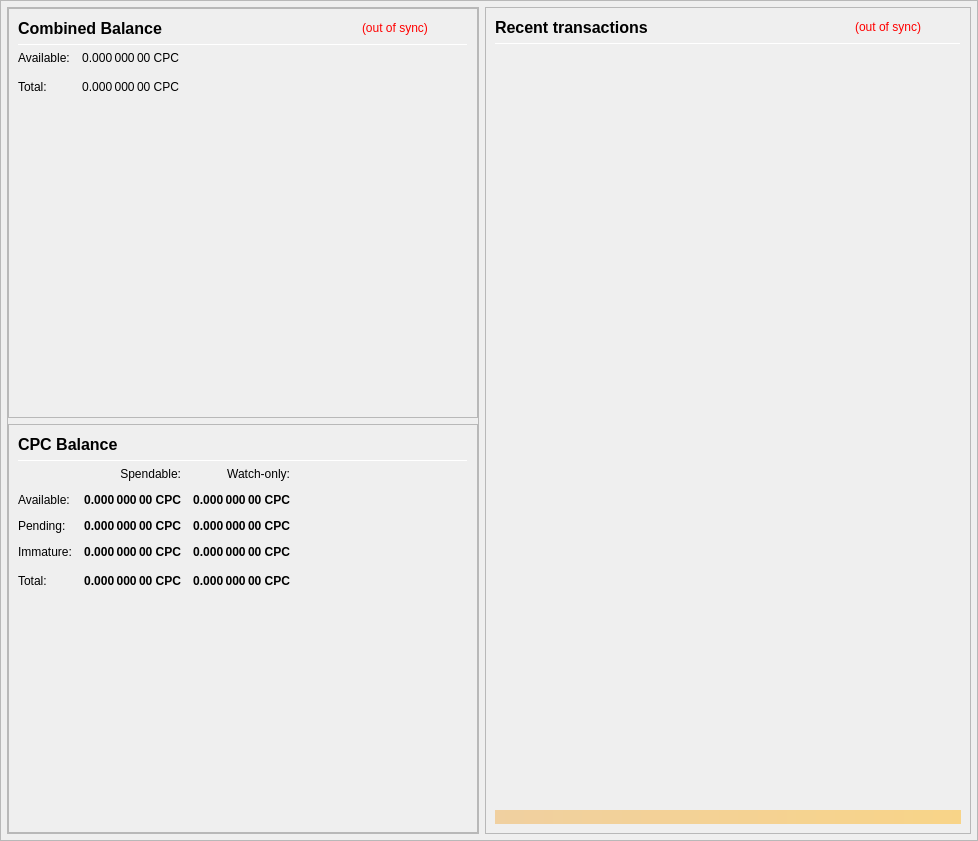
<?xml version="1.0" encoding="UTF-8"?>
<ui version="4.0">
 <class>OverviewPage</class>
 <widget class="QWidget" name="OverviewPage">
  <property name="geometry">
   <rect>
    <x>0</x>
    <y>0</y>
    <width>978</width>
    <height>841</height>
   </rect>
  </property>
  <property name="minimumSize">
   <size>
    <width>960</width>
    <height>682</height>
   </size>
  </property>
  <property name="windowTitle">
   <string>Form</string>
  </property>
  <property name="toolTip">
   <string/>
  </property>
  <layout class="QVBoxLayout" name="topLayout" stretch="1">
   <property name="leftMargin">
    <number>0</number>
   </property>
   <property name="topMargin">
    <number>0</number>
   </property>
   <property name="rightMargin">
    <number>0</number>
   </property>
   <property name="bottomMargin">
    <number>0</number>
   </property>
   <item>
    <widget class="QFrame" name="frame_BG">
     <property name="minimumSize">
      <size>
       <width>850</width>
       <height>610</height>
      </size>
     </property>
     <property name="maximumSize">
      <size>
       <width>16777215</width>
       <height>16777215</height>
      </size>
     </property>
     <property name="frameShape">
      <enum>QFrame::StyledPanel</enum>
     </property>
     <property name="frameShadow">
      <enum>QFrame::Raised</enum>
     </property>
     <layout class="QVBoxLayout" name="verticalLayout_3" stretch="1">
      <property name="leftMargin">
       <number>0</number>
      </property>
      <property name="topMargin">
       <number>0</number>
      </property>
      <property name="rightMargin">
       <number>0</number>
      </property>
      <property name="bottomMargin">
       <number>6</number>
      </property>
      <item>
       <layout class="QVBoxLayout" name="verticalLayout_Master" stretch="0,0">
        <property name="leftMargin">
         <number>0</number>
        </property>
        <property name="topMargin">
         <number>0</number>
        </property>
        <property name="rightMargin">
         <number>0</number>
        </property>
        <property name="bottomMargin">
         <number>0</number>
        </property>
        <item>
         <widget class="QFrame" name="frame_Header">
          <layout class="QVBoxLayout" name="verticalLayout_Header">
           <property name="leftMargin">
            <number>0</number>
           </property>
           <property name="topMargin">
            <number>0</number>
           </property>
           <property name="rightMargin">
            <number>0</number>
           </property>
           <property name="bottomMargin">
            <number>0</number>
           </property>
          </layout>
         </widget>
        </item>
        <item>
         <widget class="QFrame" name="frame_Content">
          <layout class="QVBoxLayout" name="verticalLayout_Content">
           <property name="leftMargin">
            <number>6</number>
           </property>
           <property name="topMargin">
            <number>0</number>
           </property>
           <property name="rightMargin">
            <number>6</number>
           </property>
           <property name="bottomMargin">
            <number>0</number>
           </property>
           <item>
            <layout class="QHBoxLayout" name="horizontalLayout_Content" stretch="0,1">
             <property name="spacing">
              <number>6</number>
             </property>
             <item>
              <layout class="QVBoxLayout" name="verticalLayout_left" stretch="1">
               <item>
                <widget class="QFrame" name="frameObfuscation">
                 <property name="minimumSize">
                  <size>
                   <width>0</width>
                   <height>0</height>
                  </size>
                 </property>
                 <property name="frameShape">
                  <enum>QFrame::StyledPanel</enum>
                 </property>
                 <property name="frameShadow">
                  <enum>QFrame::Raised</enum>
                 </property>
                 <layout class="QVBoxLayout" name="verticalLayout" stretch="0,0">
                  <property name="leftMargin">
                   <number>0</number>
                  </property>
                  <property name="topMargin">
                   <number>0</number>
                  </property>
                  <property name="rightMargin">
                   <number>0</number>
                  </property>
                  <property name="bottomMargin">
                   <number>0</number>
                  </property>
                  <item>
                   <widget class="QFrame" name="frame_CombinedBalances">
                    <property name="minimumSize">
                     <size>
                      <width>470</width>
                      <height>0</height>
                     </size>
                    </property>
                    <property name="frameShape">
                     <enum>QFrame::StyledPanel</enum>
                    </property>
                    <property name="frameShadow">
                     <enum>QFrame::Raised</enum>
                    </property>
                    <layout class="QVBoxLayout" name="verticalLayout_5">
                     <item>
                      <layout class="QHBoxLayout" name="horizontalLayout_5" stretch="0,0,0,0">
                       <item>
                        <widget class="QLabel" name="label_5z">
                         <property name="minimumSize">
                          <size>
                           <width>0</width>
                           <height>20</height>
                          </size>
                         </property>
                         <property name="font">
                          <font>
                           <pointsize>12</pointsize>
                           <weight>75</weight>
                           <bold>true</bold>
                          </font>
                         </property>
                         <property name="toolTip">
                          <string>Combined Balance (including unconfirmed and immature coins)</string>
                         </property>
                         <property name="text">
                          <string>Combined Balance</string>
                         </property>
                        </widget>
                       </item>
                       <item>
                        <spacer name="horizontalSpacer_1">
                         <property name="orientation">
                          <enum>Qt::Horizontal</enum>
                         </property>
                         <property name="sizeHint" stdset="0">
                          <size>
                           <width>40</width>
                           <height>20</height>
                          </size>
                         </property>
                        </spacer>
                       </item>
                       <item>
                        <widget class="QLabel" name="labelWalletStatus">
                         <property name="cursor">
                          <cursorShape>WhatsThisCursor</cursorShape>
                         </property>
                         <property name="toolTip">
                          <string>The displayed information may be out of date. Your wallet automatically synchronizes with the COMMAPLUSCOIN network after a connection is established, but this process has not completed yet.</string>
                         </property>
                         <property name="styleSheet">
                          <string notr="true">QLabel { color: red; }</string>
                         </property>
                         <property name="text">
                          <string notr="true">(out of sync)</string>
                         </property>
                         <property name="alignment">
                          <set>Qt::AlignLeading|Qt::AlignLeft|Qt::AlignVCenter</set>
                         </property>
                        </widget>
                       </item>
                       <item>
                        <spacer name="horizontalSpacer_5">
                         <property name="orientation">
                          <enum>Qt::Horizontal</enum>
                         </property>
                         <property name="sizeType">
                          <enum>QSizePolicy::Preferred</enum>
                         </property>
                         <property name="sizeHint" stdset="0">
                          <size>
                           <width>40</width>
                           <height>20</height>
                          </size>
                         </property>
                        </spacer>
                       </item>
                      </layout>
                     </item>
                     <item>
                      <widget class="Line" name="line_CombinedBalance">
                       <property name="minimumSize">
                        <size>
                         <width>0</width>
                         <height>1</height>
                        </size>
                       </property>
                       <property name="maximumSize">
                        <size>
                         <width>16777215</width>
                         <height>1</height>
                        </size>
                       </property>
                       <property name="orientation">
                        <enum>Qt::Horizontal</enum>
                       </property>
                      </widget>
                     </item>
                     <item>
                      <layout class="QGridLayout" name="gridLayout_3">
                       <property name="spacing">
                        <number>12</number>
                       </property>
                       <item row="1" column="0">
                        <widget class="QLabel" name="labelBalanceTextz">
                         <property name="text">
                          <string>Available:</string>
                         </property>
                        </widget>
                       </item>
                       <item row="1" column="1">
                        <widget class="QLabel" name="labelBalancez">
                         <property name="font">
                          <font>
                           <weight>50</weight>
                           <bold>true</bold>
                          </font>
                         </property>
                         <property name="cursor">
                          <cursorShape>IBeamCursor</cursorShape>
                         </property>
                         <property name="toolTip">
                          <string>Your current spendable balance</string>
                         </property>
                         <property name="text">
                          <string notr="true">0.000 000 00 CPC</string>
                         </property>
                         <property name="alignment">
                          <set>Qt::AlignRight|Qt::AlignTrailing|Qt::AlignVCenter</set>
                         </property>
                         <property name="textInteractionFlags">
                          <set>Qt::LinksAccessibleByMouse|Qt::TextSelectableByKeyboard|Qt::TextSelectableByMouse</set>
                         </property>
                        </widget>
                       </item>
                       <item row="2" column="0">
                        <widget class="QLabel" name="labelTotalTextz">
                         <property name="text">
                          <string>Total:</string>
                         </property>
                        </widget>
                       </item>
                       <item row="2" column="1">
                        <widget class="QLabel" name="labelTotalz">
                         <property name="font">
                          <font>
                           <weight>50</weight>
                           <bold>true</bold>
                          </font>
                         </property>
                         <property name="cursor">
                          <cursorShape>IBeamCursor</cursorShape>
                         </property>
                         <property name="toolTip">
                          <string>Total Balance, including all unavailable coins.</string>
                         </property>
                         <property name="text">
                          <string notr="true">0.000 000 00 CPC</string>
                         </property>
                         <property name="alignment">
                          <set>Qt::AlignRight|Qt::AlignTrailing|Qt::AlignVCenter</set>
                         </property>
                         <property name="textInteractionFlags">
                          <set>Qt::LinksAccessibleByMouse|Qt::TextSelectableByKeyboard|Qt::TextSelectableByMouse</set>
                         </property>
                        </widget>
                       </item>
                       <item row="2" column="3">
                        <spacer name="horizontalSpacer_2">
                         <property name="orientation">
                          <enum>Qt::Horizontal</enum>
                         </property>
                         <property name="sizeHint" stdset="0">
                          <size>
                           <width>40</width>
                           <height>20</height>
                          </size>
                         </property>
                        </spacer>
                       </item>
                      </layout>
                     </item>
                     <item>
                      <spacer name="verticalSpacer_1">
                       <property name="orientation">
                        <enum>Qt::Vertical</enum>
                       </property>
                       <property name="sizeHint" stdset="0">
                        <size>
                         <width>20</width>
                         <height>40</height>
                        </size>
                       </property>
                      </spacer>
                     </item>
                    </layout>
                   </widget>
                  </item>
                  <item>
                   <widget class="QFrame" name="frame_Balances">
                    <property name="frameShape">
                     <enum>QFrame::StyledPanel</enum>
                    </property>
                    <property name="frameShadow">
                     <enum>QFrame::Raised</enum>
                    </property>
                    <layout class="QVBoxLayout" name="verticalLayout_4">
                     <item>
                      <layout class="QHBoxLayout" name="horizontalLayout_4">
                       <item>
                        <widget class="QLabel" name="label_5">
                         <property name="minimumSize">
                          <size>
                           <width>0</width>
                           <height>20</height>
                          </size>
                         </property>
                         <property name="font">
                          <font>
                           <pointsize>12</pointsize>
                           <weight>75</weight>
                           <bold>true</bold>
                          </font>
                         </property>
                         <property name="text">
                          <string>CPC Balance</string>
                         </property>
                        </widget>
                       </item>
                       <item>
                        <spacer name="horizontalSpacer_3">
                         <property name="orientation">
                          <enum>Qt::Horizontal</enum>
                         </property>
                         <property name="sizeHint" stdset="0">
                          <size>
                           <width>40</width>
                           <height>20</height>
                          </size>
                         </property>
                        </spacer>
                       </item>
                      </layout>
                     </item>
                     <item>
                      <widget class="Line" name="line_Balance">
                       <property name="minimumSize">
                        <size>
                         <width>0</width>
                         <height>1</height>
                        </size>
                       </property>
                       <property name="maximumSize">
                        <size>
                         <width>16777215</width>
                         <height>1</height>
                        </size>
                       </property>
                       <property name="orientation">
                        <enum>Qt::Horizontal</enum>
                       </property>
                      </widget>
                     </item>
                     <item>
                      <layout class="QGridLayout" name="gridLayout">
                       <property name="spacing">
                        <number>12</number>
                       </property>
                       <item row="0" column="1">
                        <widget class="QLabel" name="labelSpendable">
                         <property name="text">
                          <string>Spendable:</string>
                         </property>
                         <property name="alignment">
                          <set>Qt::AlignRight|Qt::AlignTrailing|Qt::AlignVCenter</set>
                         </property>
                        </widget>
                       </item>
                       <item row="0" column="2">
                        <widget class="QLabel" name="labelWatchonly">
                         <property name="text">
                          <string>Watch-only:</string>
                         </property>
                         <property name="alignment">
                          <set>Qt::AlignRight|Qt::AlignTrailing|Qt::AlignVCenter</set>
                         </property>
                        </widget>
                       </item>
                       <item row="1" column="0">
                        <widget class="QLabel" name="labelBalanceText">
                         <property name="text">
                          <string>Available:</string>
                         </property>
                        </widget>
                       </item>
                       <item row="1" column="1">
                        <widget class="QLabel" name="labelBalance">
                         <property name="font">
                          <font>
                           <weight>75</weight>
                           <bold>true</bold>
                          </font>
                         </property>
                         <property name="cursor">
                          <cursorShape>IBeamCursor</cursorShape>
                         </property>
                         <property name="toolTip">
                          <string>Your current spendable balance</string>
                         </property>
                         <property name="text">
                          <string notr="true">0.000 000 00 CPC</string>
                         </property>
                         <property name="alignment">
                          <set>Qt::AlignRight|Qt::AlignTrailing|Qt::AlignVCenter</set>
                         </property>
                         <property name="textInteractionFlags">
                          <set>Qt::LinksAccessibleByMouse|Qt::TextSelectableByKeyboard|Qt::TextSelectableByMouse</set>
                         </property>
                        </widget>
                       </item>
                       <item row="1" column="2">
                        <widget class="QLabel" name="labelWatchAvailable">
                         <property name="font">
                          <font>
                           <weight>75</weight>
                           <bold>true</bold>
                          </font>
                         </property>
                         <property name="cursor">
                          <cursorShape>IBeamCursor</cursorShape>
                         </property>
                         <property name="toolTip">
                          <string>Your current balance in watch-only addresses</string>
                         </property>
                         <property name="text">
                          <string notr="true">0.000 000 00 CPC</string>
                         </property>
                         <property name="alignment">
                          <set>Qt::AlignRight|Qt::AlignTrailing|Qt::AlignVCenter</set>
                         </property>
                         <property name="textInteractionFlags">
                          <set>Qt::LinksAccessibleByMouse|Qt::TextSelectableByKeyboard|Qt::TextSelectableByMouse</set>
                         </property>
                        </widget>
                       </item>
                       <item row="2" column="0">
                        <widget class="QLabel" name="labelPendingText">
                         <property name="text">
                          <string>Pending:</string>
                         </property>
                        </widget>
                       </item>
                       <item row="2" column="1">
                        <widget class="QLabel" name="labelUnconfirmed">
                         <property name="font">
                          <font>
                           <weight>75</weight>
                           <bold>true</bold>
                          </font>
                         </property>
                         <property name="cursor">
                          <cursorShape>IBeamCursor</cursorShape>
                         </property>
                         <property name="toolTip">
                          <string>Total of transactions that have yet to be confirmed, and do not yet count toward the spendable balance</string>
                         </property>
                         <property name="text">
                          <string notr="true">0.000 000 00 CPC</string>
                         </property>
                         <property name="alignment">
                          <set>Qt::AlignRight|Qt::AlignTrailing|Qt::AlignVCenter</set>
                         </property>
                         <property name="textInteractionFlags">
                          <set>Qt::LinksAccessibleByMouse|Qt::TextSelectableByKeyboard|Qt::TextSelectableByMouse</set>
                         </property>
                        </widget>
                       </item>
                       <item row="2" column="2">
                        <widget class="QLabel" name="labelWatchPending">
                         <property name="font">
                          <font>
                           <weight>75</weight>
                           <bold>true</bold>
                          </font>
                         </property>
                         <property name="cursor">
                          <cursorShape>IBeamCursor</cursorShape>
                         </property>
                         <property name="toolTip">
                          <string>Unconfirmed transactions to watch-only addresses</string>
                         </property>
                         <property name="text">
                          <string notr="true">0.000 000 00 CPC</string>
                         </property>
                         <property name="alignment">
                          <set>Qt::AlignRight|Qt::AlignTrailing|Qt::AlignVCenter</set>
                         </property>
                         <property name="textInteractionFlags">
                          <set>Qt::LinksAccessibleByMouse|Qt::TextSelectableByKeyboard|Qt::TextSelectableByMouse</set>
                         </property>
                        </widget>
                       </item>
                       <item row="3" column="0">
                        <widget class="QLabel" name="labelImmatureText">
                         <property name="text">
                          <string>Immature:</string>
                         </property>
                        </widget>
                       </item>
                       <item row="3" column="1">
                        <widget class="QLabel" name="labelImmature">
                         <property name="font">
                          <font>
                           <weight>75</weight>
                           <bold>true</bold>
                          </font>
                         </property>
                         <property name="cursor">
                          <cursorShape>IBeamCursor</cursorShape>
                         </property>
                         <property name="toolTip">
                          <string>Staked or masternode rewards that has not yet matured</string>
                         </property>
                         <property name="text">
                          <string notr="true">0.000 000 00 CPC</string>
                         </property>
                         <property name="alignment">
                          <set>Qt::AlignRight|Qt::AlignTrailing|Qt::AlignVCenter</set>
                         </property>
                         <property name="textInteractionFlags">
                          <set>Qt::LinksAccessibleByMouse|Qt::TextSelectableByKeyboard|Qt::TextSelectableByMouse</set>
                         </property>
                        </widget>
                       </item>
                       <item row="3" column="2">
                        <widget class="QLabel" name="labelWatchImmature">
                         <property name="font">
                          <font>
                           <weight>75</weight>
                           <bold>true</bold>
                          </font>
                         </property>
                         <property name="cursor">
                          <cursorShape>IBeamCursor</cursorShape>
                         </property>
                         <property name="toolTip">
                          <string>Staked or masternode rewards in watch-only addresses that has not yet matured</string>
                         </property>
                         <property name="text">
                          <string notr="true">0.000 000 00 CPC</string>
                         </property>
                         <property name="alignment">
                          <set>Qt::AlignRight|Qt::AlignTrailing|Qt::AlignVCenter</set>
                         </property>
                         <property name="textInteractionFlags">
                          <set>Qt::LinksAccessibleByMouse|Qt::TextSelectableByKeyboard|Qt::TextSelectableByMouse</set>
                         </property>
                        </widget>
                       </item>
                       
                       <item row="4" column="0">
                        <widget class="QLabel" name="labelTotalText">
                         <property name="toolTip">
                          <string>Your current COMMAPLUSCOIN balance, unconfirmed and immature transactions included</string>
                         </property>
                         <property name="text">
                          <string>Total:</string>
                         </property>
                        </widget>
                       </item>
                       <item row="4" column="1">
                        <widget class="QLabel" name="labelTotal">
                         <property name="font">
                          <font>
                           <weight>75</weight>
                           <bold>true</bold>
                          </font>
                         </property>
                         <property name="cursor">
                          <cursorShape>IBeamCursor</cursorShape>
                         </property>
                         <property name="toolTip">
                          <string>Your current COMMAPLUSCOIN balance, unconfirmed and immature transactions included</string>
                         </property>
                         <property name="text">
                          <string notr="true">0.000 000 00 CPC</string>
                         </property>
                         <property name="alignment">
                          <set>Qt::AlignRight|Qt::AlignTrailing|Qt::AlignVCenter</set>
                         </property>
                         <property name="textInteractionFlags">
                          <set>Qt::LinksAccessibleByMouse|Qt::TextSelectableByKeyboard|Qt::TextSelectableByMouse</set>
                         </property>
                        </widget>
                       </item>
                       <item row="4" column="2">
                        <widget class="QLabel" name="labelWatchTotal">
                         <property name="font">
                          <font>
                           <weight>75</weight>
                           <bold>true</bold>
                          </font>
                         </property>
                         <property name="cursor">
                          <cursorShape>IBeamCursor</cursorShape>
                         </property>
                         <property name="toolTip">
                          <string>Current total balance in watch-only addresses</string>
                         </property>
                         <property name="text">
                          <string notr="true">0.000 000 00 CPC</string>
                         </property>
                         <property name="alignment">
                          <set>Qt::AlignRight|Qt::AlignTrailing|Qt::AlignVCenter</set>
                         </property>
                         <property name="textInteractionFlags">
                          <set>Qt::LinksAccessibleByMouse|Qt::TextSelectableByKeyboard|Qt::TextSelectableByMouse</set>
                         </property>
                        </widget>
                       </item>
                       <item row="4" column="3">
                        <spacer name="horizontalSpacer_9">
                         <property name="orientation">
                          <enum>Qt::Horizontal</enum>
                         </property>
                         <property name="sizeHint" stdset="0">
                          <size>
                           <width>40</width>
                           <height>20</height>
                          </size>
                         </property>
                        </spacer>
                       </item>
                      </layout>
                     </item>
                     <item>
                      <spacer name="verticalSpacer_3">
                       <property name="orientation">
                        <enum>Qt::Vertical</enum>
                       </property>
                       <property name="sizeHint" stdset="0">
                        <size>
                         <width>20</width>
                         <height>40</height>
                        </size>
                       </property>
                      </spacer>
                     </item>
                    </layout>
                   </widget>
                  </item>
                 </layout>
                </widget>
               </item>
              </layout>
             </item>
             <item>
              <layout class="QVBoxLayout" name="verticalLayout_right" stretch="1">
               <item>
                <widget class="QFrame" name="frame_RecentTransactions">
                 <property name="minimumSize">
                  <size>
                   <width>0</width>
                   <height>0</height>
                  </size>
                 </property>
                 <property name="frameShape">
                  <enum>QFrame::StyledPanel</enum>
                 </property>
                 <property name="frameShadow">
                  <enum>QFrame::Raised</enum>
                 </property>
                 <layout class="QVBoxLayout" name="verticalLayout_1" stretch="0,0,0,0,0">
                  <item>
                   <layout class="QHBoxLayout" name="horizontalLayout_2">
                    <item>
                     <widget class="QLabel" name="label_4">
                      <property name="minimumSize">
                       <size>
                        <width>0</width>
                        <height>20</height>
                       </size>
                      </property>
                      <property name="font">
                       <font>
                        <pointsize>12</pointsize>
                        <weight>75</weight>
                        <bold>true</bold>
                       </font>
                      </property>
                      <property name="text">
                       <string>Recent transactions</string>
                      </property>
                     </widget>
                    </item>
                    <item>
                     <spacer name="horizontalSpacer">
                      <property name="orientation">
                       <enum>Qt::Horizontal</enum>
                      </property>
                      <property name="sizeHint" stdset="0">
                       <size>
                        <width>40</width>
                        <height>20</height>
                       </size>
                      </property>
                     </spacer>
                    </item>
                    <item>
                     <widget class="QLabel" name="labelTransactionsStatus">
                      <property name="cursor">
                       <cursorShape>WhatsThisCursor</cursorShape>
                      </property>
                      <property name="toolTip">
                       <string>The displayed information may be out of date. Your wallet automatically synchronizes with the COMMAPLUSCOIN network after a connection is established, but this process has not completed yet.</string>
                      </property>
                      <property name="styleSheet">
                       <string notr="true">QLabel { color: red; }</string>
                      </property>
                      <property name="text">
                       <string notr="true">(out of sync)</string>
                      </property>
                      <property name="alignment">
                       <set>Qt::AlignRight|Qt::AlignTrailing|Qt::AlignVCenter</set>
                      </property>
                     </widget>
                    </item>
                    <item>
                     <spacer name="horizontalSpacer_6">
                      <property name="orientation">
                       <enum>Qt::Horizontal</enum>
                      </property>
                      <property name="sizeType">
                       <enum>QSizePolicy::Preferred</enum>
                      </property>
                      <property name="sizeHint" stdset="0">
                       <size>
                        <width>40</width>
                        <height>20</height>
                       </size>
                      </property>
                     </spacer>
                    </item>
                   </layout>
                  </item>
                  <item>
                   <widget class="Line" name="line">
                    <property name="minimumSize">
                     <size>
                      <width>0</width>
                      <height>1</height>
                     </size>
                    </property>
                    <property name="maximumSize">
                     <size>
                      <width>16777215</width>
                      <height>1</height>
                     </size>
                    </property>
                    <property name="orientation">
                     <enum>Qt::Horizontal</enum>
                    </property>
                   </widget>
                  </item>
                  <item>
                   <widget class="QListView" name="listTransactions">
                    <property name="minimumSize">
                     <size>
                      <width>0</width>
                      <height>0</height>
                     </size>
                    </property>
                    <property name="styleSheet">
                     <string notr="true">QListView { background: transparent; }</string>
                    </property>
                    <property name="frameShape">
                     <enum>QFrame::NoFrame</enum>
                    </property>
                    <property name="verticalScrollBarPolicy">
                     <enum>Qt::ScrollBarAlwaysOff</enum>
                    </property>
                    <property name="horizontalScrollBarPolicy">
                     <enum>Qt::ScrollBarAlwaysOff</enum>
                    </property>
                    <property name="selectionMode">
                     <enum>QAbstractItemView::NoSelection</enum>
                    </property>
                   </widget>
                  </item>
                  <item>
                   <spacer name="verticalSpacer_2">
                    <property name="orientation">
                     <enum>Qt::Vertical</enum>
                    </property>
                    <property name="sizeType">
                     <enum>QSizePolicy::Expanding</enum>
                    </property>
                    <property name="sizeHint" stdset="0">
                     <size>
                      <width>20</width>
                      <height>40</height>
                     </size>
                    </property>
                   </spacer>
                  </item>
                  <item>
                   <widget class="QLabel" name="labelAlerts">
                    <property name="maximumSize">
                     <size>
                      <width>16777215</width>
                      <height>16777215</height>
                     </size>
                    </property>
                    <property name="styleSheet">
                     <string notr="true">background-color: qlineargradient(x1: 0, y1: 0, x2: 1, y2: 0, stop:0 #F0D0A0, stop:1 #F8D488); color:#000000;</string>
                    </property>
                    <property name="text">
                     <string/>
                    </property>
                    <property name="wordWrap">
                     <bool>true</bool>
                    </property>
                    <property name="margin">
                     <number>3</number>
                    </property>
                   </widget>
                  </item>
                 </layout>
                </widget>
               </item>
              </layout>
             </item>
            </layout>
           </item>
          </layout>
         </widget>
        </item>
       </layout>
      </item>
     </layout>
    </widget>
   </item>
  </layout>
 </widget>
 <resources/>
 <connections/>
</ui>
